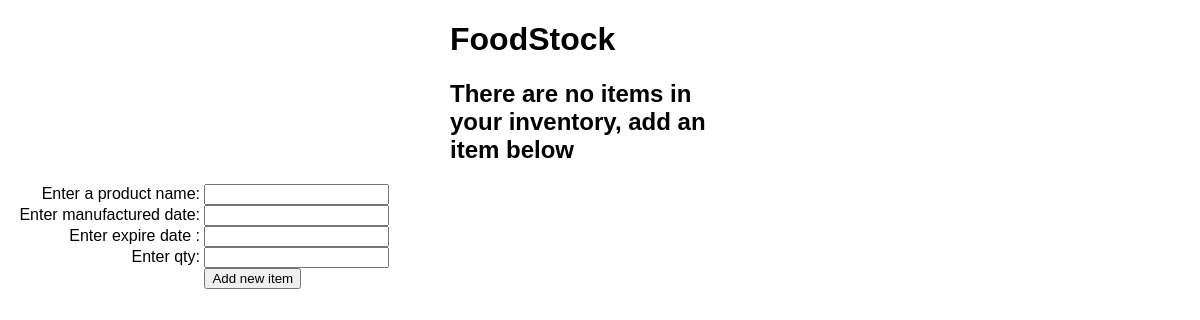
Before: / with the older database file.
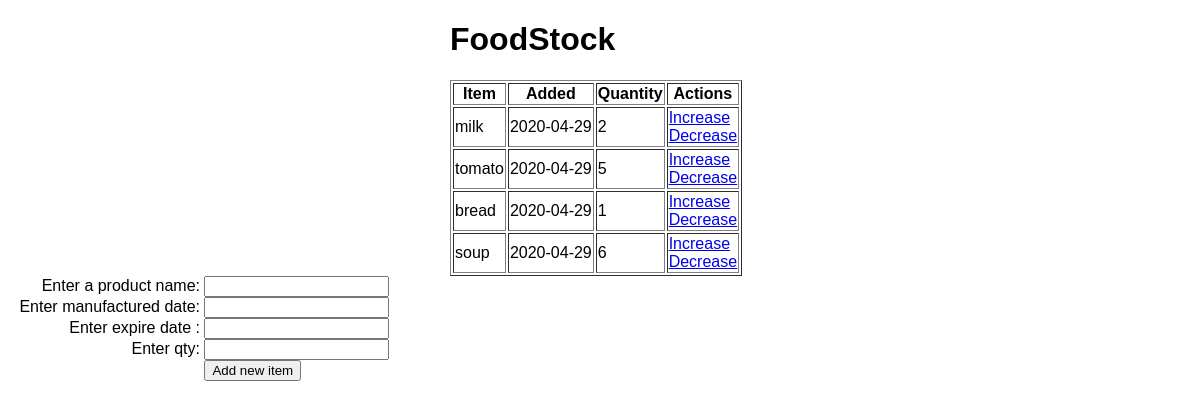
After: the same page with the newer database file.
### tables this page shows
CREATE TABLE stock (
                                    product_id integer PRIMARY KEY,
                                    qty integer,
                                    packageSize integer,
                                    addedDate date NOT NULL,
                                    manufactured date NOT NULL,
                                    FOREIGN KEY (product_id) REFERENCES products (id)
                                );

CREATE TABLE products (
                                        id integer PRIMARY KEY,
                                        name text NOT NULL,
                                        shelflife integer 
                                    );

### API/app.py (the view)
@app.route('/', methods=['POST', 'GET'])
def index():
    if request.method == 'POST':
        product_name = request.form['name']
        product_created = request.form['created']
        product_expires = request.form['expires']
        product_qty = request.form['qty']
        product_created = datetime.strptime(product_created, "%Y-%m-%d")
        product_expires = datetime.strptime(product_expires, "%Y-%m-%d")
        addNewProduct(product_name, product_created, product_expires, int(product_qty))
        return redirect('/')
    else:
        stmt = "SELECT * FROM " +  db_constants['STOCK_TABLE']
        items = getData(stmt, [])
        items = displayStock(items)
        return render_template('index.html', items=items)

### API/app.py (called while the page is built)
def displayStock(items):
    stmt = "SELECT "+ product_table['PRODUCT_NAME'] + " FROM " + db_constants['PRODUCT_TABLE'] + " WHERE "
    fields = []
    for item in items:
        stmt+= product_table['ID'] + " = ? OR "
        fields.append(item[stock_table['PRODUCT_ID']])
    stmt = stmt[:-4] + ';'
    nameItems = getData(stmt, fields)
    items = mergeItems(nameItems, items)
    return items

def mergeItems(nameItems, items):
    i = 0
    for name in nameItems:
        items[i]['name'] = name['name']
        i+=1
    return items

### API/extras.py (called while the page is built)
def getDBConnection(db):
    try:
        conn = sqlite3.connect(db)
    except Error as e:
        print(e)
    return conn

def dict_factory(cursor, row):
    d = {}
    for idx, col in enumerate(cursor.description):
        d[col[0]] = row[idx]
    return d

def getData(stmt, fields):
    conn = getDBConnection('../ExampleDatabase/test.db')
    conn.row_factory = dict_factory
    cur = conn.cursor()
    data = cur.execute(stmt, fields).fetchall()
    return data

### API/templates/index.html (shortened to what this page needs)
{% extends 'base.html' %}
{% block body %}
<div class="content">
	<div class="table">
		<h1>FoodStock</h1>
		{% if items|length < 1 %}
		<h2>There are no items in your inventory, add an item below</h2>
		{% else %}
		<table border=1>
			<tr>
				<th>Item</th>
				<th>Added</th>
				<th>Quantity</th>
				<th>Actions</th>
			</tr>
			{% for item in items %}
				<tr>
					<td>{{ item['name'] }}</td>
					<td>{{item['addedDate']}}</td>
					<td>{{item['qty']}}</td>
					<td>
						<a href="/increase/{{item['product_id']}}">Increase</a>
						<br>
						<a href="/decrease/{{item['product_id']}}">Decrease</a>
					</td>
				</tr>
			{% endfor %}
		</table>
		{% endif %}
	</div>
	<form action="/" method="POST">
		<label for="name">Enter a product name:</label>
		<input type="text" name="name" id="name"><br>
		<label for="created">Enter manufactured date:</label>
		<input type="text" name="created" id="created"><br>
		<label for="expires">Enter expire date :</label>
		<input type="text" name="expires" id="expires"><br>
		<label for="qty">Enter qty:</label>
		<input type="text" name="qty" id="qty"><br>
		<input type="submit" name="Add new item" value="Add new item">
	</form>
</div>
{% endblock %}

### API/templates/base.html (shortened to what this page needs)
<!DOCTYPE html>
<html>
<head>
	<link rel="stylesheet" type="text/css" href="{{url_for('static', filename='css/main.css')}}">
</head>
<body>
	{% block body %}{% endblock %}
</body>
</html>

### API/static/css/main.css (style rules this page uses)
body { margin: 0; font-family: sans-serif; }
label { width: 200px; display: inline-block; text-align: right; }
.table { width: 300px; margin: 0 auto; }

Changed rows visible on the page:
added stock: name "milk", addedDate "2020-04-29", qty "2"
added stock: name "tomato", addedDate "2020-04-29", qty "5"
added stock: name "bread", addedDate "2020-04-29", qty "1"
added stock: name "soup", addedDate "2020-04-29", qty "6"
Other visible differences:
text no longer shown: "There are no items in your inventory, add an item below"
text now shown: "Item Added Quantity Actions"
